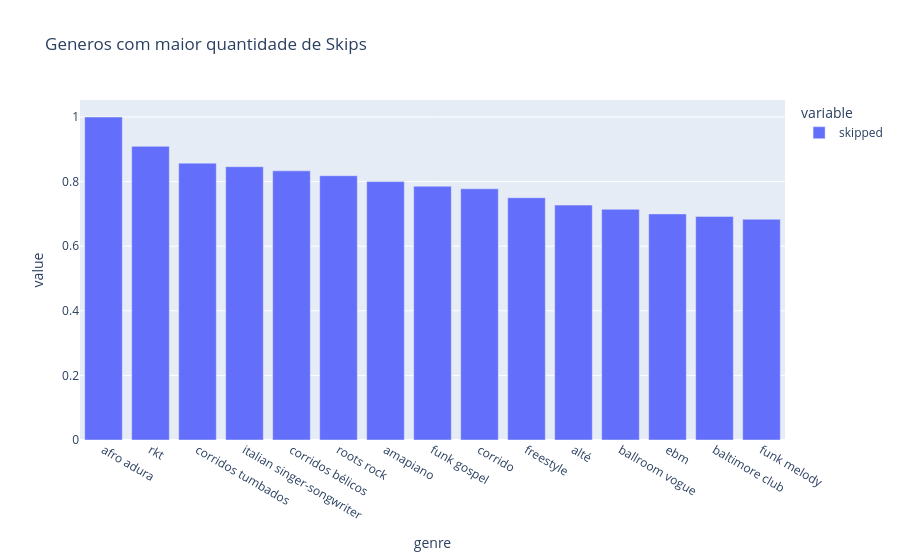
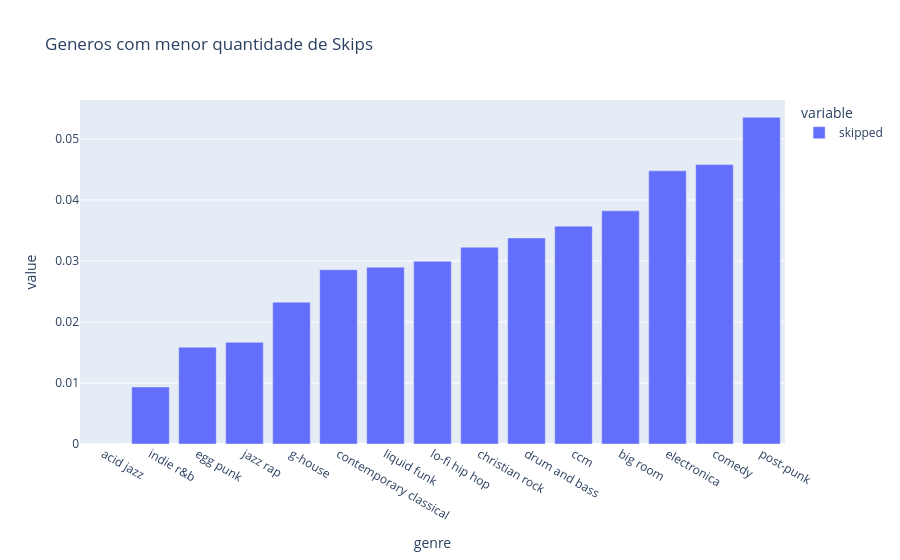

The cell these charts' notebook holds for them, in order:
### Markdown cell above
### Skips behavior por genero

### Code cell
skip_rate = (
    df_genre
    .groupby("genre")["skipped"]
    .mean()
)
gerar_grafico_colunas(skip_rate.drop_duplicates().sort_values(ascending=False).head(15),'Generos com maior quantidade de Skips')
gerar_grafico_colunas(skip_rate.drop_duplicates().sort_values(ascending=True).head(15),'Generos com menor quantidade de Skips')

### Figure 1 — Plotly figure (JSON) as saved in the notebook; plotly's stock layout.template omitted (floating-point values rounded to 4 significant figures)
{"data": [{"hovertemplate": "variable=skipped<br>genre=%{x}<br>value=%{y}<extra></extra>", "legendgroup": "skipped", "marker": {"color": "#636efa", "pattern": {"shape": ""}}, "name": "skipped", "orientation": "v", "showlegend": true, "textposition": "auto", "type": "bar", "x": ["afro adura", "rkt", "corridos tumbados", "italian singer-songwriter", "corridos bélicos", "roots rock", "amapiano", "funk gospel", "corrido", "freestyle", "alté", "ballroom vogue", "ebm", "baltimore club", "funk melody"], "xaxis": "x", "y": [1.0, 0.9091, 0.8571, 0.8462, 0.8333, 0.8182, 0.8, 0.7857, 0.7778, 0.75, 0.7273, 0.7143, 0.7, 0.6923, 0.6835], "yaxis": "y"}], "layout": {"barmode": "relative", "legend": {"title": {"text": "variable"}, "tracegroupgap": 0}, "title": {"text": "Generos com maior quantidade de Skips"}, "xaxis": {"anchor": "y", "domain": [0, 1], "title": {"text": "genre"}}, "yaxis": {"anchor": "x", "domain": [0, 1], "title": {"text": "value"}}}}

### Figure 2 — Plotly figure (JSON) as saved in the notebook; plotly's stock layout.template omitted (floating-point values rounded to 4 significant figures)
{"data": [{"hovertemplate": "variable=skipped<br>genre=%{x}<br>value=%{y}<extra></extra>", "legendgroup": "skipped", "marker": {"color": "#636efa", "pattern": {"shape": ""}}, "name": "skipped", "orientation": "v", "showlegend": true, "textposition": "auto", "type": "bar", "x": ["acid jazz", "indie r&b", "egg punk", "jazz rap", "g-house", "contemporary classical", "liquid funk", "lo-fi hip hop", "christian rock", "drum and bass", "ccm", "big room", "electronica", "comedy", "post-punk"], "xaxis": "x", "y": [0.0, 0.009346, 0.01587, 0.01667, 0.02326, 0.02857, 0.02899, 0.02996, 0.03226, 0.03378, 0.03571, 0.03822, 0.04478, 0.0458, 0.05357], "yaxis": "y"}], "layout": {"barmode": "relative", "legend": {"title": {"text": "variable"}, "tracegroupgap": 0}, "title": {"text": "Generos com menor quantidade de Skips"}, "xaxis": {"anchor": "y", "domain": [0, 1], "title": {"text": "genre"}}, "yaxis": {"anchor": "x", "domain": [0, 1], "title": {"text": "value"}}}}
